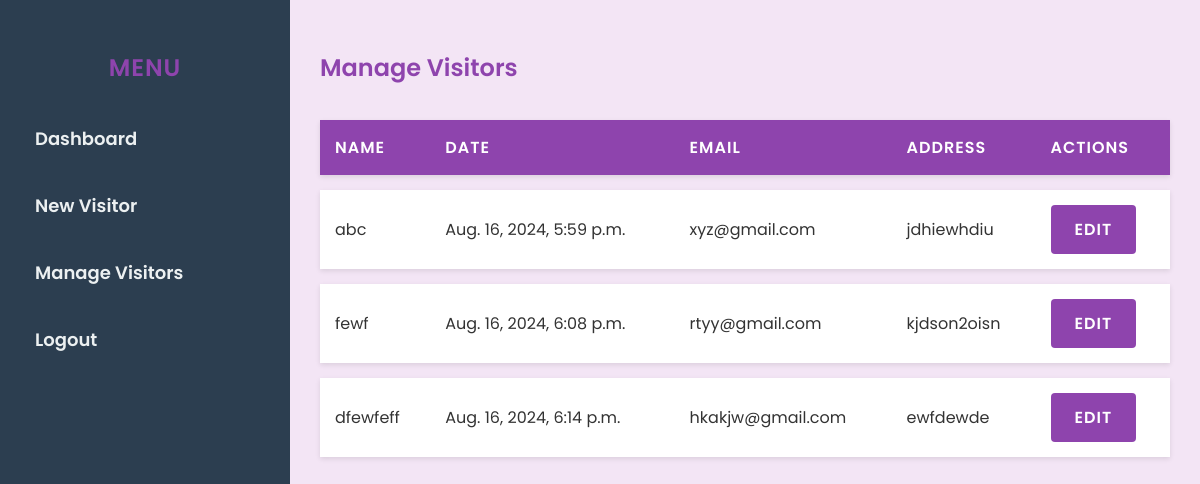
The app's page /manage_visitors/ (signed in) with its own data.
### visitors/models.py (models this page shows, shortened)
class Visitor(models.Model):
    name = models.CharField(max_length=100)
    date = models.DateTimeField(auto_now_add=True)
    email = models.EmailField()
    address = models.TextField()
    created_by = models.ForeignKey(User, on_delete=models.CASCADE)

### visitors/views.py (the view)
# urls.py: path('manage_visitors/', views.manage_visitors, name='manage_visitors'),
@login_required
def manage_visitors(request):
    visitors = Visitor.objects.filter(created_by=request.user)
    return render(request, 'manage_visitors.html', {'visitors': visitors})

### templates/manage_visitors.html (shortened to what this page needs)
{% extends 'base.html' %}
{% block content %}
<h2>Manage Visitors</h2>
<table>
    <thead>
        <tr>
            <th>Name</th>
            <th>Date</th>
            <th>Email</th>
            <th>Address</th>
            <th>Actions</th>
        </tr>
    </thead>
    <tbody>
        {% for visitor in visitors %}
        <tr>
            <td>{{ visitor.name }}</td>
            <td>{{ visitor.date }}</td>
            <td>{{ visitor.email }}</td>
            <td>{{ visitor.address }}</td>
            <td>
            <a href="{% url 'edit_visitor' visitor.id %}" class="button">Edit</a>
        </td>
        </tr>
        {% endfor %}
    </tbody>
</table>
{% endblock %}

### templates/base.html (shortened to what this page needs)
<!DOCTYPE html>
<html lang="en">
<head>
</head>
<body>
    {% if user.is_authenticated %}
    <div class="sidebar">
        <h2>Menu</h2>
        <ul>
            <li><a href="{% url 'dashboard' %}">Dashboard</a></li>
            <li><a href="{% url 'add_visitor' %}">New Visitor</a></li>
            <li><a href="{% url 'manage_visitors' %}">Manage Visitors</a></li>
            <li><a href="{% url 'logout' %}">Logout</a></li>
        </ul>
    </div>
    {% endif %}
    <div class="content">
        {% block content %}
        {% endblock %}
    </div>
</body>
</html>

### templates/base.html (style rules this page uses)
:root { --primary-color: #8E44AD; --secondary-color: #9B59B6; --background-color: #F3E5F5; --text-color: #333; --sidebar-bg: #2C3E50; --sidebar-text: #ECF0F1; }
body { font-family: 'Poppins', sans-serif; margin: 0; padding: 0; background-color: var(--background-color); color: var(--text-color); display: flex; min-height: 100vh; }
.sidebar { width: 250px; background-color: var(--sidebar-bg); padding: 30px 20px; color: var(--sidebar-text); }
.sidebar h2 { margin-bottom: 30px; font-weight: 600; font-size: 24px; text-align: center; text-transform: uppercase; letter-spacing: 1px; }
.sidebar ul { list-style-type: none; padding: 0; }
.sidebar ul li { margin-bottom: 20px; }
.sidebar ul li a { color: var(--sidebar-text); text-decoration: none; font-size: 18px; font-weight: 600; display: block; padding: 10px 15px; border-radius: 5px; transition: background-color 0.3s ease; }
.content { flex: 1; padding: 30px; }
h2 { color: var(--primary-color); font-weight: 600; margin-bottom: 20px; }
button, .button { background-color: var(--primary-color); color: white; padding: 12px 24px; border: none; border-radius: 4px; cursor: pointer; font-size: 16px; font-weight: 600; text-transform: uppercase; letter-spacing: 1px; transition: background-color 0.3s ease; display: inline-block; text-decoration: none; }
table { width: 100%; border-collapse: separate; border-spacing: 0 15px; margin-top: 20px; }
th, td { padding: 15px; text-align: left; background-color: white; }
th { background-color: var(--primary-color); color: white; font-weight: 600; text-transform: uppercase; letter-spacing: 1px; }
tr { box-shadow: 0 2px 5px rgba(0,0,0,0.1); }

### records on screen
Visitor: name "abc", date "Aug. 16, 2024, 5:59 p.m.", email "xyz@gmail.com", address "jdhiewhdiu"
Visitor: name "fewf", date "Aug. 16, 2024, 6:08 p.m.", email "rtyy@gmail.com", address "kjdson2oisn"
Visitor: name "dfewfeff", date "Aug. 16, 2024, 6:14 p.m.", email "hkakjw@gmail.com", address "ewfdewde"
